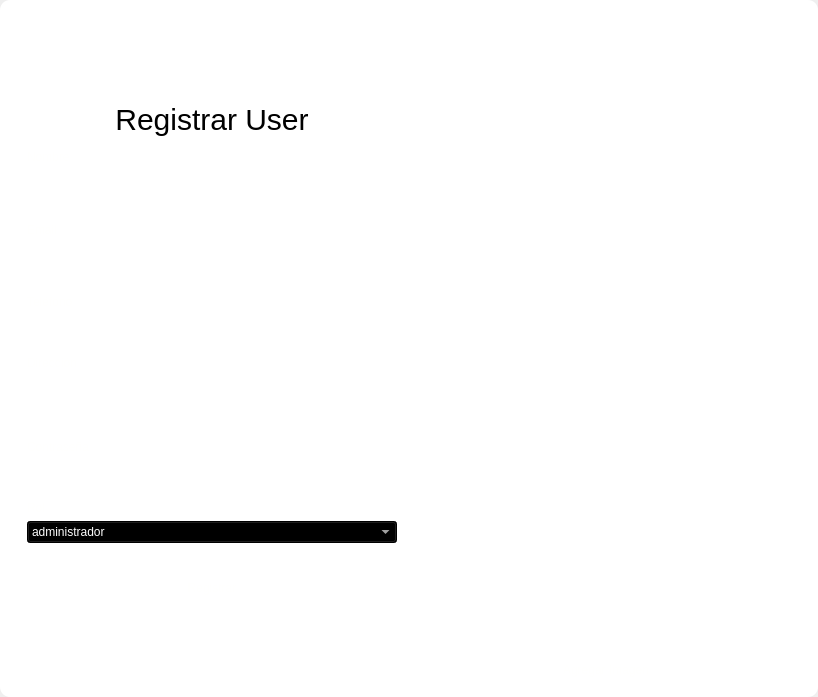
<?xml version="1.0" encoding="UTF-8"?>
<ui version="4.0">
 <class>MainWindow</class>
 <widget class="QMainWindow" name="MainWindow">
  <property name="geometry">
   <rect>
    <x>0</x>
    <y>0</y>
    <width>818</width>
    <height>697</height>
   </rect>
  </property>
  <property name="windowTitle">
   <string>MainWindow</string>
  </property>
  <property name="styleSheet">
   <string notr="true"/>
  </property>
  <widget class="QWidget" name="centralwidget">
   <property name="styleSheet">
    <string notr="true"/>
   </property>
   <layout class="QVBoxLayout" name="verticalLayout">
    <property name="spacing">
     <number>0</number>
    </property>
    <property name="leftMargin">
     <number>0</number>
    </property>
    <property name="topMargin">
     <number>0</number>
    </property>
    <property name="rightMargin">
     <number>0</number>
    </property>
    <property name="bottomMargin">
     <number>0</number>
    </property>
    <item>
     <widget class="QFrame" name="frame">
      <property name="enabled">
       <bool>true</bool>
      </property>
      <property name="styleSheet">
       <string notr="true">QFrame {
	border-radius:10px;
	background-color: rgb(255, 255, 255);
 }
</string>
      </property>
      <property name="frameShape">
       <enum>QFrame::StyledPanel</enum>
      </property>
      <property name="frameShadow">
       <enum>QFrame::Raised</enum>
      </property>
      <layout class="QVBoxLayout" name="verticalLayout_2">
       <item>
        <widget class="QFrame" name="frame_superior">
         <property name="minimumSize">
          <size>
           <width>0</width>
           <height>40</height>
          </size>
         </property>
         <property name="maximumSize">
          <size>
           <width>16777215</width>
           <height>40</height>
          </size>
         </property>
         <property name="styleSheet">
          <string notr="true">QPushButton{
border-radius:18px;
}

QPushButton:hover{
	background-color: rgb(0, 0, 0);
}
</string>
         </property>
         <property name="frameShape">
          <enum>QFrame::StyledPanel</enum>
         </property>
         <property name="frameShadow">
          <enum>QFrame::Raised</enum>
         </property>
         <layout class="QHBoxLayout" name="horizontalLayout_3">
          <property name="spacing">
           <number>4</number>
          </property>
          <property name="leftMargin">
           <number>0</number>
          </property>
          <property name="topMargin">
           <number>0</number>
          </property>
          <property name="rightMargin">
           <number>0</number>
          </property>
          <property name="bottomMargin">
           <number>0</number>
          </property>
          <item>
           <widget class="QPushButton" name="btn_icon">
            <property name="text">
             <string/>
            </property>
            <property name="iconSize">
             <size>
              <width>40</width>
              <height>40</height>
             </size>
            </property>
           </widget>
          </item>
          <item>
           <spacer name="horizontalSpacer_2">
            <property name="orientation">
             <enum>Qt::Horizontal</enum>
            </property>
            <property name="sizeHint" stdset="0">
             <size>
              <width>443</width>
              <height>20</height>
             </size>
            </property>
           </spacer>
          </item>
          <item>
           <widget class="QPushButton" name="bt_minimizar">
            <property name="minimumSize">
             <size>
              <width>38</width>
              <height>38</height>
             </size>
            </property>
            <property name="maximumSize">
             <size>
              <width>38</width>
              <height>38</height>
             </size>
            </property>
            <property name="cursor">
             <cursorShape>PointingHandCursor</cursorShape>
            </property>
            <property name="text">
             <string/>
            </property>
            <property name="icon">
             <iconset>
              <normaloff>image/minus.svg</normaloff>image/minus.svg</iconset>
            </property>
            <property name="iconSize">
             <size>
              <width>38</width>
              <height>38</height>
             </size>
            </property>
           </widget>
          </item>
          <item>
           <widget class="QPushButton" name="bt_maximizar">
            <property name="minimumSize">
             <size>
              <width>38</width>
              <height>38</height>
             </size>
            </property>
            <property name="maximumSize">
             <size>
              <width>38</width>
              <height>38</height>
             </size>
            </property>
            <property name="cursor">
             <cursorShape>PointingHandCursor</cursorShape>
            </property>
            <property name="text">
             <string/>
            </property>
            <property name="icon">
             <iconset>
              <normaloff>image/chevron-up.svg</normaloff>image/chevron-up.svg</iconset>
            </property>
            <property name="iconSize">
             <size>
              <width>38</width>
              <height>38</height>
             </size>
            </property>
           </widget>
          </item>
          <item>
           <widget class="QPushButton" name="bt_restaurar">
            <property name="minimumSize">
             <size>
              <width>38</width>
              <height>38</height>
             </size>
            </property>
            <property name="maximumSize">
             <size>
              <width>38</width>
              <height>38</height>
             </size>
            </property>
            <property name="cursor">
             <cursorShape>PointingHandCursor</cursorShape>
            </property>
            <property name="text">
             <string/>
            </property>
            <property name="icon">
             <iconset>
              <normaloff>image/chevron-down.svg</normaloff>image/chevron-down.svg</iconset>
            </property>
            <property name="iconSize">
             <size>
              <width>38</width>
              <height>38</height>
             </size>
            </property>
           </widget>
          </item>
          <item>
           <widget class="QPushButton" name="bt_cerrar">
            <property name="minimumSize">
             <size>
              <width>38</width>
              <height>38</height>
             </size>
            </property>
            <property name="maximumSize">
             <size>
              <width>38</width>
              <height>38</height>
             </size>
            </property>
            <property name="cursor">
             <cursorShape>PointingHandCursor</cursorShape>
            </property>
            <property name="text">
             <string/>
            </property>
            <property name="icon">
             <iconset>
              <normaloff>image/x.svg</normaloff>image/x.svg</iconset>
            </property>
            <property name="iconSize">
             <size>
              <width>38</width>
              <height>38</height>
             </size>
            </property>
           </widget>
          </item>
         </layout>
        </widget>
       </item>
       <item>
        <widget class="QFrame" name="frame_3">
         <property name="styleSheet">
          <string notr="true">QLabel {
	color: rgb(255, 255, 254);
	font: 12pt &quot;Arial&quot;;
	background-color: rgba(0, 0, 0,0);
}

QTextEdit{
background-color: rgba(0, 0, 0,0);
border-radius:10px; 
font: 12pt &quot;Arial&quot;;
color: rgb(255, 255, 254);
border: 2px solid  rgb(255, 255, 255);

}

QTextEdit:hover{
background-color: rgba(0, 0, 0,0);
border-radius:10px; 
font: 12pt &quot;Arial&quot;;
border: 2px solid  rgb(120, 0, 171);
}

QTextEdit:focus{
background-color: rgb(0, 0, 0);
border-radius:10px; 
font: 12pt &quot;Arial&quot;;
border: 2px solid rgb(120, 0, 171);
}

QLineEdit{
background-color: rgba(0, 0, 0,0);
border-radius:10px; 
font: 12pt &quot;Arial&quot;;
color: rgb(255, 255, 254);
border: 2px solid  rgb(255, 255, 255);

}

QLineEdit:hover{
background-color: rgba(0, 0, 0,0);
border-radius:10px; 
font: 12pt &quot;Arial&quot;;
border: 2px solid  rgb(120, 0, 171);
}

QLineEdit:focus{
background-color: rgb(0, 0, 0);
border-radius:10px; 
font: 12pt &quot;Arial&quot;;
border: 2px solid rgb(120, 0, 171);
}

QCheckBox{
	font: 12pt &quot;Arial&quot;;
	color: rgb(255, 255, 255);
}

QCheckBox::indicator {
    width: 18px;
    height:18px;
}

QCheckBox::indicator:unchecked {
   background-image: url(image/square.svg);
}

QCheckBox::indicator:checked {
   background-image: url(image/check-square.svg);
}

QPushButton{
border-radius:10px; 
font: 12pt &quot;Arial&quot;;
color: rgb(255, 255, 254);
border: 2px solid #ffffff;
}

QPushButton:hover{
border-radius:10px; 
font: 12pt &quot;Arial&quot;;
color: rgb(255, 255, 255);
border: 2px solid rgb(120, 0, 171);
	background-color: rgb(120, 0, 171);
}
</string>
         </property>
         <property name="frameShape">
          <enum>QFrame::StyledPanel</enum>
         </property>
         <property name="frameShadow">
          <enum>QFrame::Raised</enum>
         </property>
         <layout class="QHBoxLayout" name="horizontalLayout_4">
          <item>
           <layout class="QVBoxLayout" name="verticalLayout_4">
            <item>
             <spacer name="verticalSpacer">
              <property name="orientation">
               <enum>Qt::Vertical</enum>
              </property>
              <property name="sizeHint" stdset="0">
               <size>
                <width>28</width>
                <height>28</height>
               </size>
              </property>
             </spacer>
            </item>
            <item>
             <widget class="QFrame" name="frame_4">
              <property name="maximumSize">
               <size>
                <width>400</width>
                <height>600</height>
               </size>
              </property>
              <property name="styleSheet">
               <string notr="true">QLabel {
	color: rgb(255, 255, 254);
	font: 12pt &quot;Arial&quot;;
	background-color: rgba(0, 0, 0,0);
}


QLineEdit{
background-color: rgba(0, 0, 0,0);
border-radius:10px; 
font: 12pt &quot;Arial&quot;;
color: rgb(255, 255, 254);
border: 2px solid  rgb(255, 255, 255);

}

QLineEdit:hover{
background-color: rgba(0, 0, 0,0);
border-radius:10px; 
font: 12pt &quot;Arial&quot;;
border: 2px solid  rgb(120, 0, 171);
}

QLineEdit:focus{
background-color: rgb(0, 0, 0);
border-radius:10px; 
font: 12pt &quot;Arial&quot;;
border: 2px solid rgb(120, 0, 171);
}

QCheckBox{
	font: 12pt &quot;Arial&quot;;
	color: rgb(255, 255, 255);
}

QCheckBox::indicator {
    width: 18px;
    height:18px;
}

QCheckBox::indicator:unchecked {
   background-image: url(image/square.svg);
}

QCheckBox::indicator:checked {
   background-image: url(image/check-square.svg);
}

QPushButton{
border-radius:10px; 
font: 12pt &quot;Arial&quot;;
color: rgb(255, 255, 254);
border: 2px solid #ffffff;
}

QPushButton:hover{
border-radius:10px; 
font: 12pt &quot;Arial&quot;;
color: rgb(255, 255, 255);
border: 2px solid rgb(120, 0, 171);
	background-color: rgb(120, 0, 171);
}
</string>
              </property>
              <property name="frameShape">
               <enum>QFrame::StyledPanel</enum>
              </property>
              <property name="frameShadow">
               <enum>QFrame::Raised</enum>
              </property>
              <layout class="QVBoxLayout" name="verticalLayout_3">
               <item>
                <spacer name="verticalSpacer_3">
                 <property name="orientation">
                  <enum>Qt::Vertical</enum>
                 </property>
                 <property name="sizeHint" stdset="0">
                  <size>
                   <width>20</width>
                   <height>40</height>
                  </size>
                 </property>
                </spacer>
               </item>
               <item>
                <widget class="QLabel" name="label_3">
                 <property name="minimumSize">
                  <size>
                   <width>100</width>
                   <height>50</height>
                  </size>
                 </property>
                 <property name="styleSheet">
                  <string notr="true">font-size: 30px;
color: rgb(0, 0, 0);</string>
                 </property>
                 <property name="text">
                  <string>Registrar User</string>
                 </property>
                 <property name="alignment">
                  <set>Qt::AlignCenter</set>
                 </property>
                </widget>
               </item>
               <item>
                <widget class="QLabel" name="label_4">
                 <property name="text">
                  <string>Nombre</string>
                 </property>
                </widget>
               </item>
               <item>
                <widget class="QLineEdit" name="nametxt">
                 <property name="minimumSize">
                  <size>
                   <width>0</width>
                   <height>35</height>
                  </size>
                 </property>
                 <property name="text">
                  <string/>
                 </property>
                </widget>
               </item>
               <item>
                <spacer name="verticalSpacer_4">
                 <property name="orientation">
                  <enum>Qt::Vertical</enum>
                 </property>
                 <property name="sizeHint" stdset="0">
                  <size>
                   <width>20</width>
                   <height>40</height>
                  </size>
                 </property>
                </spacer>
               </item>
               <item>
                <widget class="QLabel" name="label_5">
                 <property name="text">
                  <string>Email</string>
                 </property>
                </widget>
               </item>
               <item>
                <widget class="QLineEdit" name="emailtxt">
                 <property name="minimumSize">
                  <size>
                   <width>0</width>
                   <height>35</height>
                  </size>
                 </property>
                 <property name="maximumSize">
                  <size>
                   <width>16777215</width>
                   <height>16777215</height>
                  </size>
                 </property>
                 <property name="echoMode">
                  <enum>QLineEdit::Normal</enum>
                 </property>
                </widget>
               </item>
               <item>
                <spacer name="verticalSpacer_5">
                 <property name="orientation">
                  <enum>Qt::Vertical</enum>
                 </property>
                 <property name="sizeHint" stdset="0">
                  <size>
                   <width>20</width>
                   <height>40</height>
                  </size>
                 </property>
                </spacer>
               </item>
               <item>
                <widget class="QLabel" name="label">
                 <property name="text">
                  <string>Teléfono</string>
                 </property>
                </widget>
               </item>
               <item>
                <widget class="QLineEdit" name="fonotxt">
                 <property name="minimumSize">
                  <size>
                   <width>0</width>
                   <height>35</height>
                  </size>
                 </property>
                </widget>
               </item>
               <item>
                <widget class="QLabel" name="label_2">
                 <property name="text">
                  <string>Dirección</string>
                 </property>
                </widget>
               </item>
               <item>
                <spacer name="verticalSpacer_6">
                 <property name="orientation">
                  <enum>Qt::Vertical</enum>
                 </property>
                 <property name="sizeHint" stdset="0">
                  <size>
                   <width>20</width>
                   <height>40</height>
                  </size>
                 </property>
                </spacer>
               </item>
               <item>
                <widget class="QLineEdit" name="addresstxt">
                 <property name="minimumSize">
                  <size>
                   <width>0</width>
                   <height>35</height>
                  </size>
                 </property>
                </widget>
               </item>
               <item>
                <spacer name="verticalSpacer_10">
                 <property name="orientation">
                  <enum>Qt::Vertical</enum>
                 </property>
                 <property name="sizeHint" stdset="0">
                  <size>
                   <width>20</width>
                   <height>40</height>
                  </size>
                 </property>
                </spacer>
               </item>
               <item>
                <widget class="QLabel" name="label_6">
                 <property name="text">
                  <string>Contraseña</string>
                 </property>
                </widget>
               </item>
               <item>
                <widget class="QLineEdit" name="passwordtxt">
                 <property name="minimumSize">
                  <size>
                   <width>0</width>
                   <height>35</height>
                  </size>
                 </property>
                </widget>
               </item>
               <item>
                <widget class="QLabel" name="label_7">
                 <property name="text">
                  <string>Rol</string>
                 </property>
                </widget>
               </item>
               <item>
                <widget class="QComboBox" name="rolcombobox">
                 <property name="styleSheet">
                  <string notr="true">background-color: rgb(0, 0, 0);
color: rgb(255, 255, 255);</string>
                 </property>
                 <item>
                  <property name="text">
                   <string>administrador</string>
                  </property>
                 </item>
                 <item>
                  <property name="text">
                   <string>standar</string>
                  </property>
                 </item>
                </widget>
               </item>
               <item>
                <spacer name="verticalSpacer_9">
                 <property name="orientation">
                  <enum>Qt::Vertical</enum>
                 </property>
                 <property name="sizeHint" stdset="0">
                  <size>
                   <width>20</width>
                   <height>50</height>
                  </size>
                 </property>
                </spacer>
               </item>
               <item>
                <widget class="QPushButton" name="btn_add">
                 <property name="minimumSize">
                  <size>
                   <width>0</width>
                   <height>35</height>
                  </size>
                 </property>
                 <property name="cursor">
                  <cursorShape>PointingHandCursor</cursorShape>
                 </property>
                 <property name="text">
                  <string>Registrar</string>
                 </property>
                </widget>
               </item>
               <item>
                <spacer name="verticalSpacer_7">
                 <property name="orientation">
                  <enum>Qt::Vertical</enum>
                 </property>
                 <property name="sizeHint" stdset="0">
                  <size>
                   <width>20</width>
                   <height>40</height>
                  </size>
                 </property>
                </spacer>
               </item>
               <item>
                <layout class="QHBoxLayout" name="horizontalLayout_2"/>
               </item>
               <item>
                <spacer name="verticalSpacer_8">
                 <property name="orientation">
                  <enum>Qt::Vertical</enum>
                 </property>
                 <property name="sizeHint" stdset="0">
                  <size>
                   <width>20</width>
                   <height>40</height>
                  </size>
                 </property>
                </spacer>
               </item>
               <item>
                <layout class="QHBoxLayout" name="horizontalLayout">
                 <item>
                  <spacer name="horizontalSpacer">
                   <property name="orientation">
                    <enum>Qt::Horizontal</enum>
                   </property>
                   <property name="sizeHint" stdset="0">
                    <size>
                     <width>40</width>
                     <height>20</height>
                    </size>
                   </property>
                  </spacer>
                 </item>
                </layout>
               </item>
              </layout>
             </widget>
            </item>
            <item>
             <spacer name="verticalSpacer_2">
              <property name="orientation">
               <enum>Qt::Vertical</enum>
              </property>
              <property name="sizeHint" stdset="0">
               <size>
                <width>20</width>
                <height>40</height>
               </size>
              </property>
             </spacer>
            </item>
           </layout>
          </item>
          <item>
           <layout class="QVBoxLayout" name="verticalLayout_5">
            <property name="spacing">
             <number>50</number>
            </property>
            <property name="leftMargin">
             <number>0</number>
            </property>
            <property name="rightMargin">
             <number>0</number>
            </property>
            <item>
             <widget class="QLabel" name="label_8">
              <property name="maximumSize">
               <size>
                <width>16777215</width>
                <height>100</height>
               </size>
              </property>
              <property name="styleSheet">
               <string notr="true">font-size: 30px;
color: rgb(255, 255, 255);</string>
              </property>
              <property name="text">
               <string>Agregar Imagen</string>
              </property>
              <property name="alignment">
               <set>Qt::AlignCenter</set>
              </property>
             </widget>
            </item>
            <item>
             <layout class="QHBoxLayout" name="horizontalLayout_5">
              <item>
               <spacer name="verticalSpacer_12">
                <property name="orientation">
                 <enum>Qt::Vertical</enum>
                </property>
                <property name="sizeHint" stdset="0">
                 <size>
                  <width>20</width>
                  <height>40</height>
                 </size>
                </property>
               </spacer>
              </item>
              <item>
               <widget class="QLabel" name="image_label">
                <property name="maximumSize">
                 <size>
                  <width>100</width>
                  <height>100</height>
                 </size>
                </property>
                <property name="text">
                 <string/>
                </property>
               </widget>
              </item>
              <item>
               <spacer name="verticalSpacer_11">
                <property name="orientation">
                 <enum>Qt::Vertical</enum>
                </property>
                <property name="sizeHint" stdset="0">
                 <size>
                  <width>20</width>
                  <height>40</height>
                 </size>
                </property>
               </spacer>
              </item>
             </layout>
            </item>
            <item>
             <widget class="QLineEdit" name="imagetxt">
              <property name="enabled">
               <bool>false</bool>
              </property>
             </widget>
            </item>
            <item>
             <widget class="QPushButton" name="btn_add_image">
              <property name="cursor">
               <cursorShape>PointingHandCursor</cursorShape>
              </property>
              <property name="text">
               <string>Agregar Imagen</string>
              </property>
             </widget>
            </item>
           </layout>
          </item>
         </layout>
        </widget>
       </item>
      </layout>
     </widget>
    </item>
   </layout>
  </widget>
 </widget>
 <resources/>
 <connections/>
</ui>
